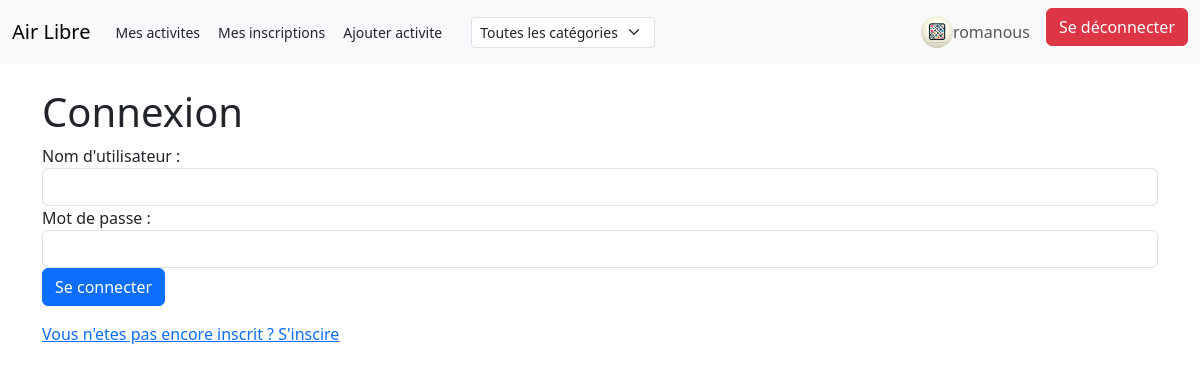
Page /activity/connexion/ (signed in) on the committed database.
### activities/models.py (models this page shows, shortened)
class User(AbstractUser):
    avatar = models.ImageField(upload_to='avatars/', blank=True)
    bio = models.TextField(blank=True, max_length=500)
    groups = models.ManyToManyField(
        Group,
        related_name='groupes_users',
        blank=True,
        help_text='goupes auxquels cet utilisateur appartient.',
        verbose_name='groupes'
    )
    user_permissions = models.ManyToManyField(
        Permission,
        related_name='permissions_users',
        blank=True,
        help_text='Permission specifique pour cet utilisateur.',
        verbose_name='user permissions'
    )
    class Meta:
        verbose_name = "User"
        verbose_name_plural = "Users"
        ordering = ['username']

### activities/views.py (the view)
# urls.py: path('connexion/', views.connexion, name='connexion'),
def connexion(request):
    if request.method == 'POST':
        form = LoginForm(request.POST)
        if form.is_valid():
            user = form.cleaned_data['username']
            password = form.cleaned_data['password']
            user = authenticate(username=user, password=password)
            if user is not None:
                login(request, user)
                messages.success(request, f"Connexion réussie, Bienvenue {user.first_name}!")
                return render(request, 'activity/index.html')
        else:
            messages.error(request, "Nom d'utilisateur ou mot de passe incorrect.")
    else:
        form = LoginForm()
    return render(request, 'activity/login.html', {"form": form})

### activities/form.py (shortened to what this page needs)
class LoginForm(forms.Form):
    username = forms.CharField(label="Nom d'utilisateur", max_length=150)
    password = forms.CharField(label="Mot de passe", widget=forms.PasswordInput)

### activities/templates/activity/login.html (shortened to what this page needs)
{% extends 'activity/base.html' %}
{% block content %}
<h1>Connexion</h1>
<form method="post" action="{% url 'connexion' %}">
    <div class="form-group">
        <label for="id_username">Nom d'utilisateur :</label>
        <input type="text" name="username" id="id_username" class="form-control" required>
    </div>
    <div class="form-group">
        <label for="id_password">Mot de passe :</label>
        <input type="password" name="password" id="id_password" class="form-control" required>
    </div>
    <button type="submit" class="btn btn-primary">Se connecter</button>
</form>
<p class="mt-3">
    <a href="{% url 'signup' %}">Vous n'etes pas encore inscrit ? S'inscire</a>
</p>
{% endblock %}

### activities/templates/activity/base.html (shortened to what this page needs)
<!DOCTYPE html>
<html lang="fr">
<head>
    <link href="https://cdn.jsdelivr.net/npm/bootstrap@5.3.0/dist/css/bootstrap.min.css" rel="stylesheet">
</head>
<body>
<nav class="navbar navbar-expand-lg navbar-light bg-light mb-4">
    <div class="container-fluid">
        <a class="navbar-brand" href="{% url 'index' %}">Air Libre</a>
        <div class="collapse navbar-collapse" id="navbarNav">
            <ul class="navbar-nav me-auto">
                <form method="get" class="d-flex align-items-center me-3">
                    {% if user.is_authenticated %}
                    <a class="btn btn-sm" href="{% url 'mes_activites' user.id%}">Mes activites</a>
                    <a class="btn btn-sm" href="{% url 'mes_inscriptions' user.id%}">Mes inscriptions</a>
                        <a href="{% url 'ajouter_activite' %}" class="btn btn-sm me-1">Ajouter activite</a></button>
                    {% endif %}
                </form>
                <form method="get" class="d-flex align-items-center">
                    <select name="categorie" class="form-select form-select-sm" onchange="this.form.submit()">
                        <option value="">Toutes les catégories</option>
                    </select>
                </form>
            </ul>
            <ul class="navbar-nav">
                {% if not user.is_authenticated %}
                    <li class="nav-item">
                        <a class="btn btn-primary me-2" href="{% url 'signup' %}">S'inscrire</a>
                    </li>
                    <li class="nav-item">
                        <a class="btn btn-outline-primary" href="{% url 'connexion' %}">Se connecter</a>
                    </li>
                {% else %}
                    <li class="nav-item me-2">
                        <a href="{% url 'profil' %}" class="nav-link d-flex align-items-center">
                            {% if user.avatar %}
                                <img src="{{ user.avatar.url }}" alt="avatar" class="rounded-circle" width="32" height="32">
                            {% else %}
                                <img src="../../../media/avatars/ia_image.jpg" alt="avatar" class="rounded-circle" width="32" height="32">
                            {% endif %}
                            {{ user.username }}
                        </a>
                    </li>
                    <li class="nav-item">
                        <a class="btn btn-danger" href="{% url 'deconnexion' %}">Se déconnecter</a>
                    </li>
                {% endif %}
            </ul>
        </div>
    </div>
</nav>
<div class="container">
    {% block content %}{% endblock %}
</div>
</body>
</html>

### rows in the picture
User: avatar (picture), username "romanous"
